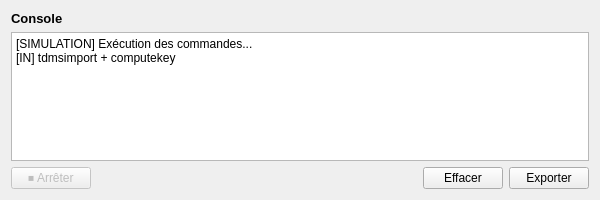
<?xml version="1.0" encoding="UTF-8"?>
<ui version="4.0">
 <class>ConsoleOutput</class>
 <widget class="QWidget" name="ConsoleOutput">
  <property name="geometry">
   <rect>
    <x>0</x>
    <y>0</y>
    <width>600</width>
    <height>200</height>
   </rect>
  </property>
  <property name="windowTitle">
   <string>Console</string>
  </property>
  <layout class="QVBoxLayout" name="verticalLayout">
   <item>
    <widget class="QLabel" name="labelConsole">
     <property name="font">
      <font>
       <pointsize>10</pointsize>
       <bold>true</bold>
      </font>
     </property>
     <property name="text">
      <string>Console</string>
     </property>
    </widget>
   </item>
   <item>
    <widget class="QPlainTextEdit" name="textEditConsole">
     <property name="readOnly">
      <bool>true</bool>
     </property>
     <property name="plainText">
      <string>[SIMULATION] Exécution des commandes...
[IN] tdmsimport + computekey
</string>
     </property>
    </widget>
   </item>
   <item>
    <layout class="QHBoxLayout" name="horizontalLayout">
     <item>
      <widget class="QPushButton" name="buttonStop">
       <property name="text">
        <string>⏹ Arrêter</string>
       </property>
       <property name="enabled">
        <bool>false</bool>
       </property>
       <property name="toolTip">
        <string>Arrêter l'exécution en cours</string>
       </property>
      </widget>
     </item>
     <item>
      <spacer name="horizontalSpacer">
       <property name="orientation">
        <enum>Qt::Horizontal</enum>
       </property>
       <property name="sizeHint" stdset="0">
        <size>
         <width>40</width>
         <height>20</height>
        </size>
       </property>
      </spacer>
     </item>
     <item>
      <widget class="QPushButton" name="buttonEffacer">
       <property name="text">
        <string>Effacer</string>
       </property>
      </widget>
     </item>
     <item>
      <widget class="QPushButton" name="buttonExporter">
       <property name="text">
        <string>Exporter</string>
       </property>
      </widget>
     </item>
    </layout>
   </item>
  </layout>
 </widget>
 <resources/>
 <connections/>
</ui>
